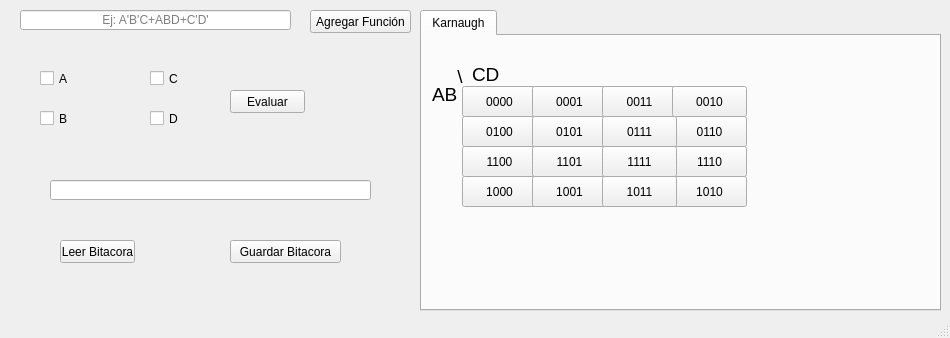
<?xml version="1.0" encoding="UTF-8"?>
<ui version="4.0">
 <class>MainWindow</class>
 <widget class="QMainWindow" name="MainWindow">
  <property name="geometry">
   <rect>
    <x>0</x>
    <y>0</y>
    <width>950</width>
    <height>338</height>
   </rect>
  </property>
  <property name="windowTitle">
   <string>MainWindow</string>
  </property>
  <widget class="QWidget" name="centralwidget">
   <widget class="QLineEdit" name="editFuncion">
    <property name="geometry">
     <rect>
      <x>20</x>
      <y>10</y>
      <width>271</width>
      <height>20</height>
     </rect>
    </property>
    <property name="alignment">
     <set>Qt::AlignCenter</set>
    </property>
    <property name="placeholderText">
     <string>Ej: A'B'C+ABD+C'D'</string>
    </property>
   </widget>
   <widget class="QPushButton" name="btnAgregar">
    <property name="geometry">
     <rect>
      <x>310</x>
      <y>10</y>
      <width>101</width>
      <height>23</height>
     </rect>
    </property>
    <property name="text">
     <string>Agregar Función</string>
    </property>
   </widget>
   <widget class="QCheckBox" name="boxA">
    <property name="geometry">
     <rect>
      <x>40</x>
      <y>70</y>
      <width>70</width>
      <height>17</height>
     </rect>
    </property>
    <property name="text">
     <string>A</string>
    </property>
   </widget>
   <widget class="QCheckBox" name="boxB">
    <property name="geometry">
     <rect>
      <x>40</x>
      <y>110</y>
      <width>70</width>
      <height>17</height>
     </rect>
    </property>
    <property name="text">
     <string>B</string>
    </property>
   </widget>
   <widget class="QCheckBox" name="boxC">
    <property name="geometry">
     <rect>
      <x>150</x>
      <y>70</y>
      <width>70</width>
      <height>17</height>
     </rect>
    </property>
    <property name="text">
     <string>C</string>
    </property>
   </widget>
   <widget class="QCheckBox" name="boxD">
    <property name="geometry">
     <rect>
      <x>150</x>
      <y>110</y>
      <width>70</width>
      <height>17</height>
     </rect>
    </property>
    <property name="text">
     <string>D</string>
    </property>
   </widget>
   <widget class="QPushButton" name="btnEvaluar">
    <property name="geometry">
     <rect>
      <x>230</x>
      <y>90</y>
      <width>75</width>
      <height>23</height>
     </rect>
    </property>
    <property name="text">
     <string>Evaluar</string>
    </property>
   </widget>
   <widget class="QLineEdit" name="editEvaluar">
    <property name="enabled">
     <bool>true</bool>
    </property>
    <property name="geometry">
     <rect>
      <x>50</x>
      <y>180</y>
      <width>321</width>
      <height>20</height>
     </rect>
    </property>
    <property name="alignment">
     <set>Qt::AlignCenter</set>
    </property>
    <property name="readOnly">
     <bool>true</bool>
    </property>
   </widget>
   <widget class="QPushButton" name="btnBitacora">
    <property name="geometry">
     <rect>
      <x>230</x>
      <y>240</y>
      <width>111</width>
      <height>23</height>
     </rect>
    </property>
    <property name="text">
     <string>Guardar Bitacora</string>
    </property>
   </widget>
   <widget class="QTabWidget" name="tabWidget">
    <property name="geometry">
     <rect>
      <x>420</x>
      <y>10</y>
      <width>521</width>
      <height>301</height>
     </rect>
    </property>
    <property name="currentIndex">
     <number>0</number>
    </property>
    <widget class="QWidget" name="tab">
     <attribute name="title">
      <string>Karnaugh</string>
     </attribute>
     <widget class="QPushButton" name="pushButton">
      <property name="geometry">
       <rect>
        <x>40</x>
        <y>50</y>
        <width>75</width>
        <height>31</height>
       </rect>
      </property>
      <property name="text">
       <string>0000</string>
      </property>
     </widget>
     <widget class="QPushButton" name="pushButton_2">
      <property name="geometry">
       <rect>
        <x>110</x>
        <y>50</y>
        <width>75</width>
        <height>31</height>
       </rect>
      </property>
      <property name="text">
       <string>0001</string>
      </property>
     </widget>
     <widget class="QPushButton" name="pushButton_5">
      <property name="geometry">
       <rect>
        <x>180</x>
        <y>50</y>
        <width>75</width>
        <height>31</height>
       </rect>
      </property>
      <property name="text">
       <string>0011</string>
      </property>
     </widget>
     <widget class="QLabel" name="label">
      <property name="geometry">
       <rect>
        <x>30</x>
        <y>30</y>
        <width>16</width>
        <height>21</height>
       </rect>
      </property>
      <property name="font">
       <font>
        <pointsize>14</pointsize>
       </font>
      </property>
      <property name="text">
       <string>\</string>
      </property>
      <property name="alignment">
       <set>Qt::AlignCenter</set>
      </property>
     </widget>
     <widget class="QLabel" name="label_2">
      <property name="geometry">
       <rect>
        <x>50</x>
        <y>30</y>
        <width>47</width>
        <height>16</height>
       </rect>
      </property>
      <property name="font">
       <font>
        <pointsize>14</pointsize>
       </font>
      </property>
      <property name="text">
       <string>CD</string>
      </property>
     </widget>
     <widget class="QLabel" name="label_3">
      <property name="geometry">
       <rect>
        <x>10</x>
        <y>50</y>
        <width>31</width>
        <height>16</height>
       </rect>
      </property>
      <property name="font">
       <font>
        <pointsize>14</pointsize>
       </font>
      </property>
      <property name="text">
       <string>AB</string>
      </property>
     </widget>
     <widget class="QPushButton" name="pushButton_6">
      <property name="geometry">
       <rect>
        <x>250</x>
        <y>50</y>
        <width>75</width>
        <height>31</height>
       </rect>
      </property>
      <property name="text">
       <string>0010</string>
      </property>
     </widget>
     <widget class="QPushButton" name="pushButton_7">
      <property name="geometry">
       <rect>
        <x>40</x>
        <y>80</y>
        <width>75</width>
        <height>31</height>
       </rect>
      </property>
      <property name="text">
       <string>0100</string>
      </property>
     </widget>
     <widget class="QPushButton" name="pushButton_8">
      <property name="geometry">
       <rect>
        <x>250</x>
        <y>80</y>
        <width>75</width>
        <height>31</height>
       </rect>
      </property>
      <property name="text">
       <string>0110</string>
      </property>
     </widget>
     <widget class="QPushButton" name="pushButton_9">
      <property name="geometry">
       <rect>
        <x>110</x>
        <y>80</y>
        <width>75</width>
        <height>31</height>
       </rect>
      </property>
      <property name="text">
       <string>0101</string>
      </property>
     </widget>
     <widget class="QPushButton" name="pushButton_10">
      <property name="geometry">
       <rect>
        <x>180</x>
        <y>80</y>
        <width>75</width>
        <height>31</height>
       </rect>
      </property>
      <property name="text">
       <string>0111</string>
      </property>
     </widget>
     <widget class="QPushButton" name="pushButton_11">
      <property name="geometry">
       <rect>
        <x>40</x>
        <y>110</y>
        <width>75</width>
        <height>31</height>
       </rect>
      </property>
      <property name="text">
       <string>1100</string>
      </property>
     </widget>
     <widget class="QPushButton" name="pushButton_12">
      <property name="geometry">
       <rect>
        <x>110</x>
        <y>110</y>
        <width>75</width>
        <height>31</height>
       </rect>
      </property>
      <property name="text">
       <string>1101</string>
      </property>
     </widget>
     <widget class="QPushButton" name="pushButton_13">
      <property name="geometry">
       <rect>
        <x>250</x>
        <y>110</y>
        <width>75</width>
        <height>31</height>
       </rect>
      </property>
      <property name="text">
       <string>1110</string>
      </property>
     </widget>
     <widget class="QPushButton" name="pushButton_14">
      <property name="geometry">
       <rect>
        <x>180</x>
        <y>110</y>
        <width>75</width>
        <height>31</height>
       </rect>
      </property>
      <property name="text">
       <string>1111</string>
      </property>
     </widget>
     <widget class="QPushButton" name="pushButton_15">
      <property name="geometry">
       <rect>
        <x>40</x>
        <y>140</y>
        <width>75</width>
        <height>31</height>
       </rect>
      </property>
      <property name="text">
       <string>1000</string>
      </property>
     </widget>
     <widget class="QPushButton" name="pushButton_16">
      <property name="geometry">
       <rect>
        <x>110</x>
        <y>140</y>
        <width>75</width>
        <height>31</height>
       </rect>
      </property>
      <property name="text">
       <string>1001</string>
      </property>
     </widget>
     <widget class="QPushButton" name="pushButton_17">
      <property name="geometry">
       <rect>
        <x>250</x>
        <y>140</y>
        <width>75</width>
        <height>31</height>
       </rect>
      </property>
      <property name="text">
       <string>1010</string>
      </property>
     </widget>
     <widget class="QPushButton" name="pushButton_18">
      <property name="geometry">
       <rect>
        <x>180</x>
        <y>140</y>
        <width>75</width>
        <height>31</height>
       </rect>
      </property>
      <property name="text">
       <string>1011</string>
      </property>
     </widget>
    </widget>
   </widget>
   <widget class="QPushButton" name="btnLeer">
    <property name="geometry">
     <rect>
      <x>60</x>
      <y>240</y>
      <width>75</width>
      <height>23</height>
     </rect>
    </property>
    <property name="text">
     <string>Leer Bitacora</string>
    </property>
   </widget>
  </widget>
  <widget class="QMenuBar" name="menubar">
   <property name="geometry">
    <rect>
     <x>0</x>
     <y>0</y>
     <width>950</width>
     <height>21</height>
    </rect>
   </property>
  </widget>
  <widget class="QStatusBar" name="statusbar"/>
 </widget>
 <resources/>
 <connections/>
</ui>
